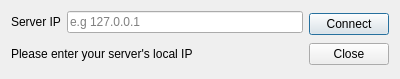
<?xml version="1.0" encoding="UTF-8"?>
<ui version="4.0">
 <class>ConnectDialog</class>
 <widget class="QDialog" name="ConnectDialog">
  <property name="geometry">
   <rect>
    <x>0</x>
    <y>0</y>
    <width>400</width>
    <height>79</height>
   </rect>
  </property>
  <property name="windowTitle">
   <string>Connect</string>
  </property>
  <property name="windowIcon">
   <iconset resource="img.qrc">
    <normaloff>:/src/src/0b85636ca6384399edbae4cc3d344937.png</normaloff>:/src/src/0b85636ca6384399edbae4cc3d344937.png</iconset>
  </property>
  <layout class="QHBoxLayout" name="horizontalLayout">
   <item>
    <layout class="QVBoxLayout" name="verticalLayout">
     <item>
      <layout class="QHBoxLayout" name="horizontalLayout_2">
       <item>
        <widget class="QLabel" name="label_server_ip">
         <property name="text">
          <string>Server IP</string>
         </property>
        </widget>
       </item>
       <item>
        <widget class="QLineEdit" name="IPEdit">
         <property name="inputMask">
          <string/>
         </property>
         <property name="text">
          <string/>
         </property>
         <property name="cursorPosition">
          <number>0</number>
         </property>
         <property name="placeholderText">
          <string>e.g 127.0.0.1</string>
         </property>
        </widget>
       </item>
      </layout>
     </item>
     <item>
      <widget class="QLabel" name="label_message">
       <property name="text">
        <string>Please enter your server's local IP</string>
       </property>
      </widget>
     </item>
    </layout>
   </item>
   <item>
    <layout class="QVBoxLayout" name="verticalLayout_2">
     <item>
      <widget class="QPushButton" name="Acceptutton">
       <property name="text">
        <string>Connect</string>
       </property>
       <property name="icon">
        <iconset resource="img.qrc">
         <normaloff>:/src/src/world-wide-web.png</normaloff>:/src/src/world-wide-web.png</iconset>
       </property>
      </widget>
     </item>
     <item>
      <widget class="QPushButton" name="ExitButton">
       <property name="text">
        <string>Close</string>
       </property>
       <property name="icon">
        <iconset resource="img.qrc">
         <normaloff>:/src/src/exit.png</normaloff>:/src/src/exit.png</iconset>
       </property>
      </widget>
     </item>
    </layout>
   </item>
  </layout>
 </widget>
 <resources>
  <include location="img.qrc"/>
 </resources>
 <connections/>
</ui>
